Frame 1 (no input): blank canvas, image omitted
Frame 60 (no input): blank canvas, image omitted
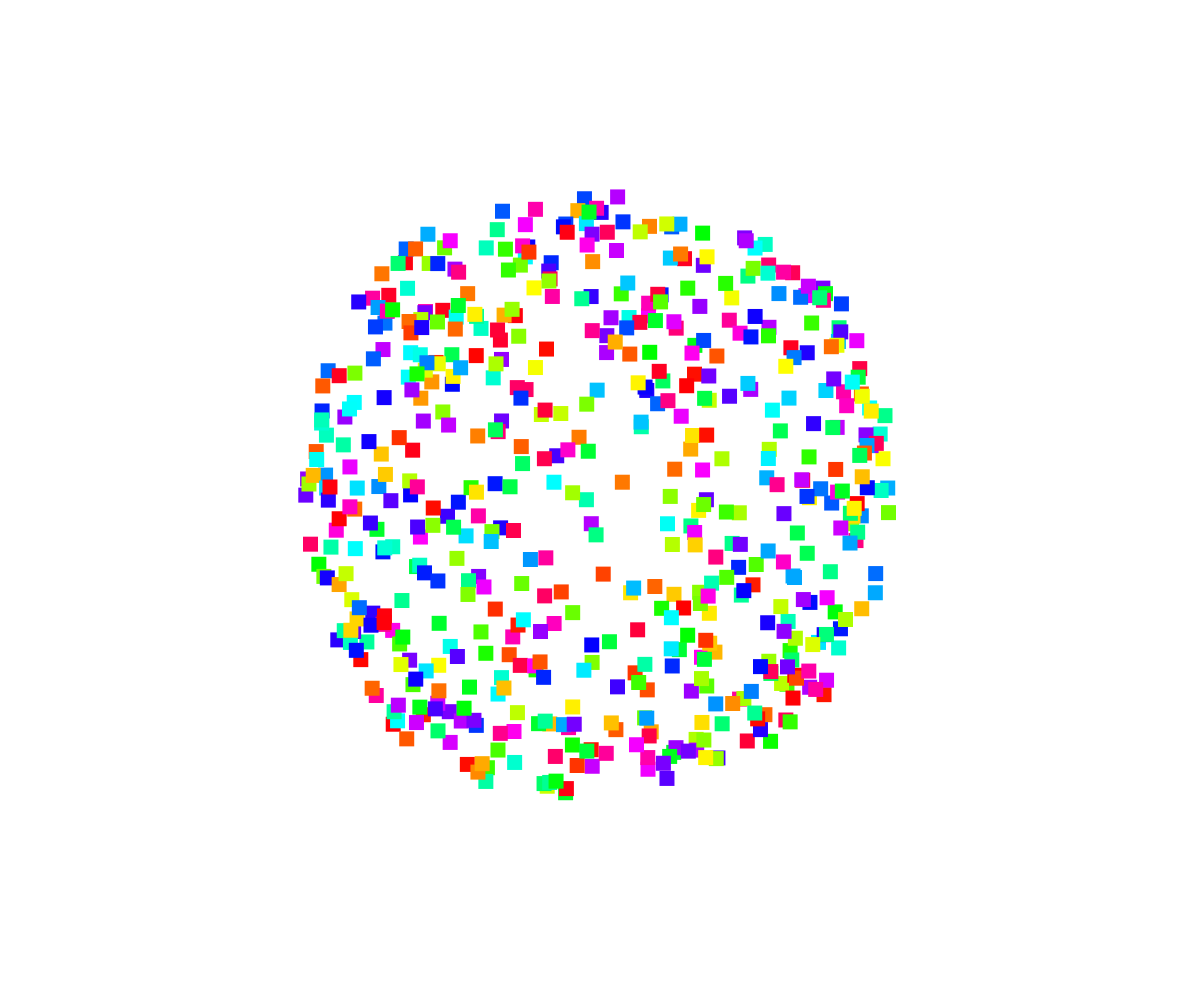
Frame 120 (the mouse pressed at the canvas centre since frame 60)

The p5.js sketch whose frames 1 and 60 were blank and that drew this single picture after the mouse press (run headless with seeded random() and noise() and a simulated clock; from frame 60 on, the mouse is pressed at the canvas centre):

// p5.js sketch
// ── sketch.js
let font;
let particles = [];
let cellSize;

class Particle {
    constructor(x, y, radius) {
        this.x = x;
        this.y = y;
        this.radius = radius;
        this.color = color(random(360), 100, 50);
    }

    display() {
        noStroke();
        fill(this.color);
        rect(this.x, this.y, this.radius / 2, this.radius / 2);
    }
}

function do_thing() {
    for (let i = 0; i < 10; i++) {
        let vec = createVector(mouseX + random(-150, 150), mouseY + random(-150, 150));

    for (let particle of particles) {
        if (dist(vec.x, vec.y, particle.x, particle.y) > 180) {
            continue;
        } else {
            let angle = atan2(particle.y - vec.y, particle.x - vec.x);
            particle.x += cos(angle) * 1.5;
            particle.y += sin(angle) * 1.5;
        }
        }
        particles.push(new Particle(vec.x, vec.y, cellSize));
    }
}

function setup() {

    createCanvas(windowWidth, windowHeight);
    pixelDensity(1);
    colorMode(HSL);
    rectMode(CENTER);


    cellSize = width / 40;

    particles = []; // Reset particles array

}

function draw() {
    background(225);
    if (mouseIsPressed) {
        do_thing();
    }
    for (let particle of particles) {
        particle.display();
    }

    while (particles.length > 2000) {
        particles.splice(0, 1);
    }
}
// ── sketch.html
<!DOCTYPE html>
<html lang="en">
<head>
    <meta charset="UTF-8">
    <meta name="viewport" content="width=device-width, initial-scale=1.0">
    <script src="https://cdn.jsdelivr.net/npm/p5@1.11.5/lib/p5.min.js"></script>
    <link rel="stylesheet" href="/style.css">
    <title>Particle Pusher</title>
</head>
<body>
    <div id="nav"></div>
    <div id="sketch-container"></div>
    <script src="sketch.js"></script>
    <script src="/nav.js"></script>
</body>
</html>
